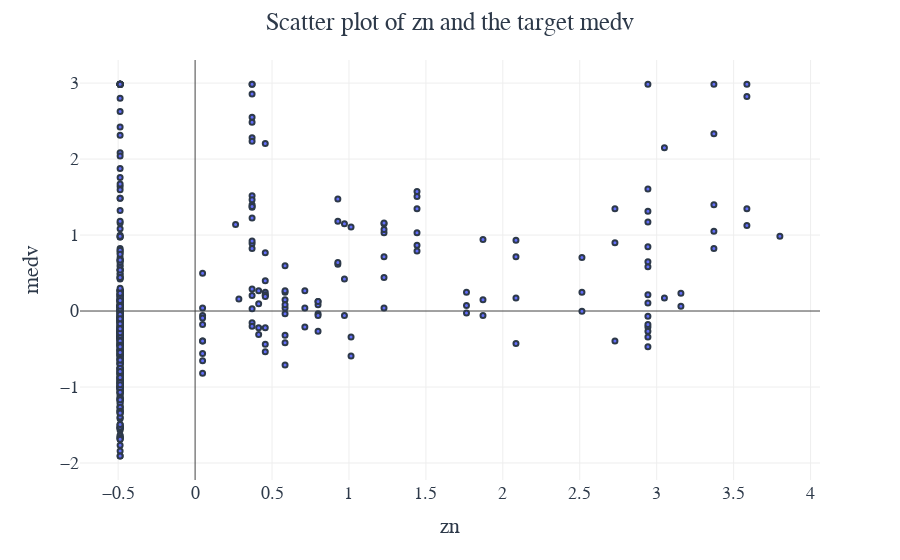

Notebook cell for this chart:
### Code cell
#var comes from col_types['int']
var = 'zn'
extract_df = df[[var, y_cols[0]]]
normalized_df = (extract_df - extract_df.mean()) / extract_df.std()
if normalized_df.shape[0] > 1000:
    normalized_df = normalized_df.sample(1000)
target = y_cols[0]    
fig = px.scatter(normalized_df, x=var, y=target)
fig.update_layout(showlegend=False, title_text=f"Scatter plot of {var} and the target {target}",
                          template="presentation")
fig.update_traces(marker=dict(size=5,
                              line=dict(width=2,
                                        color='#2D3949')),
                  selector=dict(mode='markers'))
fig.update_layout(
    font_family="Gravitas One",
    font_color="#2D3949",
)
fig.show()

### Figure 1 — Plotly figure (JSON) as saved in the notebook; plotly's stock layout.template omitted (floating-point values rounded to 4 significant figures; data arrays with more than 128 entries replaced by an {"elided": "..."} marker saying what was removed)
{"data": [{"hovertemplate": "zn=%{x}<br>medv=%{y}<extra></extra>", "legendgroup": "", "marker": {"color": "#636efa", "line": {"color": "#2D3949", "width": 2}, "size": 5, "symbol": "circle"}, "mode": "markers", "name": "", "orientation": "v", "showlegend": false, "type": "scatter", "x": {"elided": "506 float values"}, "xaxis": "x", "y": {"elided": "506 float values"}, "yaxis": "y"}], "layout": {"font": {"color": "#2D3949", "family": "Gravitas One"}, "legend": {"tracegroupgap": 0}, "margin": {"t": 60}, "showlegend": false, "title": {"text": "Scatter plot of zn and the target medv"}, "xaxis": {"anchor": "y", "domain": [0, 1], "title": {"text": "zn"}}, "yaxis": {"anchor": "x", "domain": [0, 1], "title": {"text": "medv"}}}}
